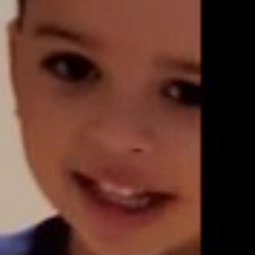
#> input picture detector_face1/arthur/124.png, 255 x 255 px, given in place of the camera
$ python face4.py
#> lines starting #> are read from the running program, lines starting #| are printed output that depends on the picture
import cv2
import os
import numpy as np

def webcan():
    classificador = cv2.CascadeClassifier("haarcascade_frontalface_default.xml")
    camera = cv2.VideoCapture(0)
    amostra = 1
    nome = input('Digite o Nome da Pessoa')
#> the answer given: arthur/124.png
    while True:
        success,img = camera.read()
#> img is the input picture: shape (255, 255, 3); mean B, G, R 44.7, 56.2, 96.4
        imgGray = cv2.cvtColor(img,cv2.COLOR_BGR2GRAY)
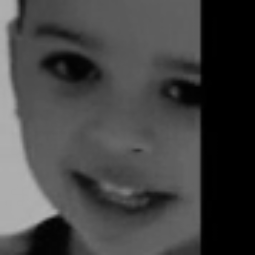
#> imgGray: shape (255, 255); min 0, max 178, mean 66.9
        #faces = classificador.detectMultiScale(imgGray,scaleFactor=1.3,minSize=(50,50))
        faces = classificador.detectMultiScale(imgGray, 1.3, 5)
#> faces = ()
        for (x,y,l,a) in faces:
            cv2.rectangle(img, (x, y), (x + l, y + a), (1, 237, 0), 2)
            if cv2.waitKey(1) & 0xFF ==ord('q'):
                imgFace = cv2.resize(imgGray[y:y + a, x:x + l],(220,220))
                cv2.imwrite("fotos/" + nome + str(amostra) + ".jpg",imgFace)
                amostra +=1
#> this loop made 0 passes
#> after the loop, amostra = 1

        cv2.imshow('img',img)
        cv2.imshow('img', imgGray)
        cv2.waitKey(1)

    camera.release()
    cv2.destroyAllWindows()


webcan()

$ run again, on detector_face1/arthur/125.png
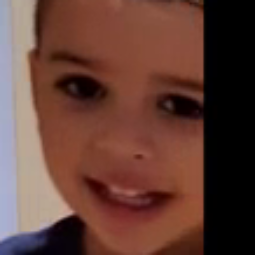
#> input picture detector_face1/arthur/125.png, 255 x 255 px, given in place of the camera
#> in webcan, img is the input picture: shape (255, 255, 3); mean B, G, R 54.2, 63.3, 98.9
#> in webcan, `imgGray = cv2.cvtColor(img,cv2.COLOR_BGR2GRAY)`:
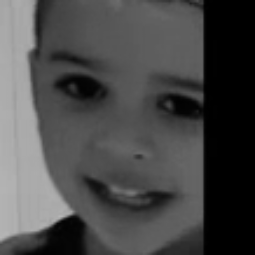
#> imgGray: shape (255, 255); min 0, max 182, mean 72.9
#> faces = ()
#> after the loop in webcan, `for (x,y,l,a) in faces:`: amostra = 1
